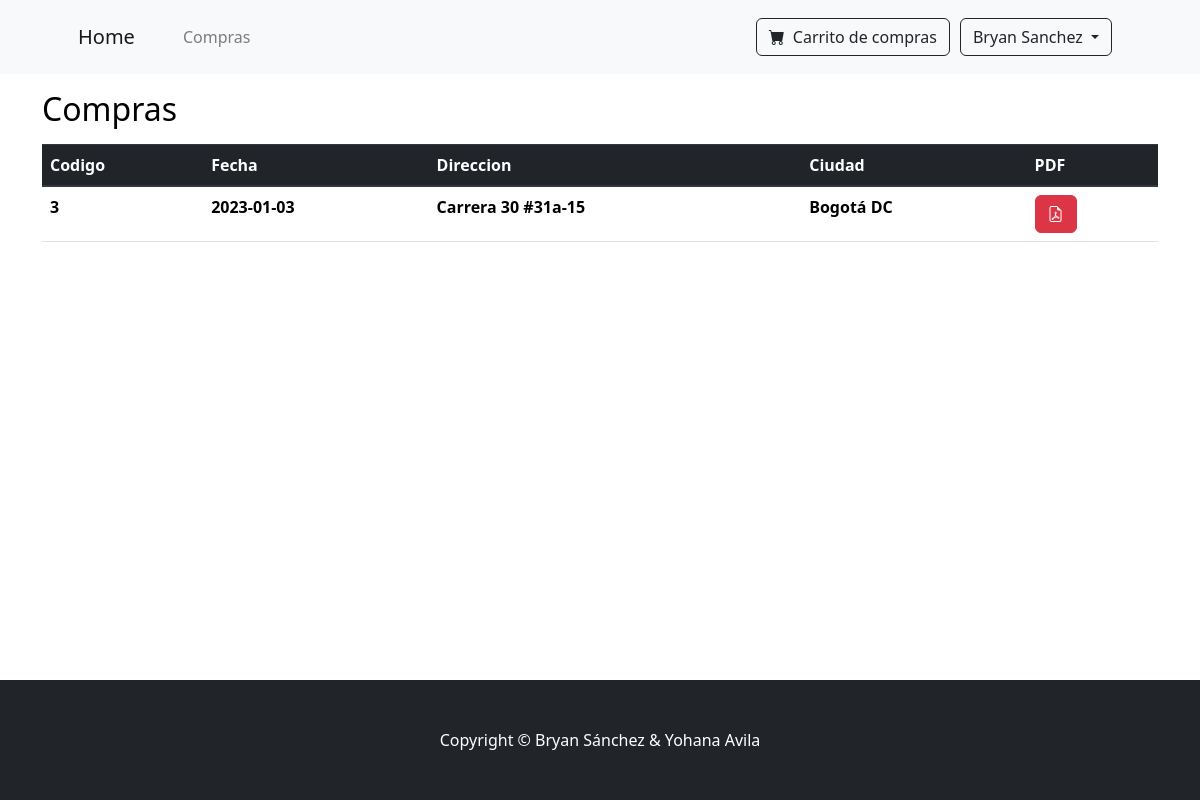
Page /Clientes/compras.php (signed in) on the committed database.
### tables this page shows
CREATE TABLE IF NOT EXISTS `cliente` (
  `id_cliente` int(11) NOT NULL,
  `nombre` varchar(50) DEFAULT NULL,
  `correo` varchar(50) DEFAULT NULL,
  `clave` text DEFAULT NULL,
  `telefono` bigint(20) DEFAULT NULL,
  PRIMARY KEY (`id_cliente`)
);

CREATE TABLE IF NOT EXISTS `compra` (
  `cod_compra` int(11) NOT NULL AUTO_INCREMENT,
  `fecha` date DEFAULT NULL,
  `direccion` varchar(80) DEFAULT NULL,
  `ciudad` varchar(50) DEFAULT NULL,
  `num_tarjeta` bigint(20) DEFAULT NULL,
  `id_cliente` int(11) NOT NULL,
  `id_admin` int(11) NOT NULL,
  PRIMARY KEY (`cod_compra`),
  KEY `id_cliente` (`id_cliente`),
  KEY `id_admin` (`id_admin`)
);

### Clientes/consultar_SQL.php (called while the page is built, shortened)
<?php
function consultar_Compras($id_cliente){
    include_once('../conexion.php');
    $link=conectar();
    $sql="select cod_compra, fecha, direccion, ciudad, num_tarjeta from
    compra where id_cliente='$id_cliente'";
    $res=mysqli_query($link,$sql)
    or die("ERROR EN LA CONSULTA $sql".mysqli_error($link));
    return $res;
}
?>

### Clientes/compras.php (the view, shortened to what this page needs)
<!DOCTYPE html>
<head>
        <link rel="stylesheet" href="../sw/dist/sweetalert2.min.css">
        <link rel="stylesheet" href="https://cdn.jsdelivr.net/npm/bootstrap@4.0.0/dist/css/bootstrap.min.css">
        <link href="https://cdn.jsdelivr.net/npm/bootstrap-icons@1.10.5/font/bootstrap-icons.css" rel="stylesheet" >
        <link href="../css/bootstrap.css" rel="stylesheet" />
    </head>
    <body>
        <nav class="navbar navbar-expand-lg navbar-light bg-light">
            <div class="container px-4 px-lg-5">
                <a class="navbar-brand" href="../home.php">Home</a>
                <div class="collapse navbar-collapse" id="navbarSupportedContent">
                    <ul class="navbar-nav me-auto mb-2 mb-lg-0 ms-lg-4">
                        <?php
                            function sesion(){
                                $ses=$_SESSION['usuario'];
                                return $ses;
                            }
                            function valid_admin(){
                                $sess=sesion();
                                include_once('../conexion.php');
                                return mysqli_query(conectar(), "select id_admin from administrador where id_admin='$sess'");
                            }
                            function valid_client(){
                                $sess=sesion();
                                include_once('../conexion.php');
                                return mysqli_query(conectar(), "select id_cliente from cliente where id_cliente='$sess'");
                            }
                            function conex(){
                                include_once('../conexion.php');
                                $link =conectar();
                                return $link;
                            }
                            $admin =valid_admin();
                            $client = valid_client();
                            if($sess=mysqli_fetch_array($admin)){
                                echo '<li class="nav-item"><a class="nav-link" href="./compras.php">Compras</a></li>';
                                echo '<li class="nav-item"><a class="nav-link" href="./productos.php">Productos</a></li>';
                                echo '<li class="nav-item"><a class="nav-link" href="./clientes.php">Clientes</a></li>';
                                echo '<li class="nav-item"><a class="nav-link" href="./administradores.php">Administradores</a></li>';
                                $sess=sesion();
                                $nombre = mysqli_query(conex(), "select nombre from administrador where id_admin='$sess'")->fetch_row();
                                $correo = mysqli_query(conex(), "select correo from administrador where id_admin='$sess'")->fetch_row();
                                echo "
                                </ul>
                                    <form class='d-flex'>
                                        <div class='btn-group'>
                                            <button type='button' class='btn btn-outline-dark dropdown-toggle' data-toggle='dropdown' aria-haspopup='true' aria-expanded='false'>
                                                $nombre[0]
                                            </button>
                                            <div class='dropdown-menu dropdown-menu-right'>
                                                <button class='dropdown-item' type='button'> $nombre[0] </button>
                                                <button class='dropdown-item' type='button'> $correo[0] </button>
                                                <div class='dropdown-divider'></div>
                                                <a href='../index.php' style='text-decoration:none;'>
                                                    <button class='dropdown-item' type='button'>Salir</button>
                                                </a>
                                            </div>
                                        </div>
                                    </form>
                                <ul class='dropdown-menu text-center'>
                                ";
                            }else if($sess=mysqli_fetch_array($client)){
                                $sess=sesion();
                                echo '<li class="nav-item"><a class="nav-link" href="../Clientes/compras.php">Compras</a></li>';
                                echo '</ul>
                                    <form class="d-flex">
                                        <a href="../Clientes/carrito.php">
                                        <button class="btn btn-outline-dark" type="button">
                                            <i class="bi-cart-fill me-1"></i>
                                                Carrito de compras
                                        </button>
                                        </a>
                                    </form>
                                <ul class="dropdown-menu text-center">';
                                $nombre = mysqli_query(conex(), "select nombre from cliente where id_cliente='$sess'")->fetch_row();
                                $correo = mysqli_query(conex(), "select correo from cliente where id_cliente='$sess'")->fetch_row();
                                echo "
                                </ul>
                                    <form class='d-flex' style='margin: 10px;'>
                                        <div class='btn-group'>
                                            <button type='button' class='btn btn-outline-dark dropdown-toggle' data-toggle='dropdown' aria-haspopup='true' aria-expanded='false'>
                                                $nombre[0]
                                            </button>
                                            <div class='dropdown-menu dropdown-menu-right'>
                                                <button class='dropdown-item' type='button'> $nombre[0] </button>
                                                <button class='dropdown-item' type='button'> $correo[0] </button>
                                                <a style='text-decoration: none;' href='./modificar_cuenta.php?id_cliente=".$sess."'><button class='dropdown-item' type='button'>Editar Cuenta</button></a>
                                                <div class='dropdown-divider'></div>
                                                <a href='../index.php' style='text-decoration:none;'>
                                                    <button class='dropdown-item' type='button'>Salir</button>
                                                </a>
                                            </div>
                                        </div>
                                    </form>
                                <ul class='dropdown-menu text-center'>
                                ";
                            }
                        ?>
                    </ul>
                </div>
            </div>
        </nav>
        <div class="container">
            <h2 class="text-black mt-3">Compras</h2>
            <div class="row mt-3">
                <div class="col">
                    <table class="table" style="border-radius: 30px;" >
                        <thead class="thead-dark">
                            <tr>
                                <th>Codigo</th>
                                <th>Fecha</th>
                                <th>Direccion</th>
                                <th>Ciudad</th>
                                <th>PDF</th>
                            </tr>
                        </thead>
                        <tbody>
                        <?php
                            include('./consultar_SQL.php');
                            $id_cliente=$_SESSION['usuario'];
                            $res=consultar_Compras($id_cliente);
                            foreach($res as $row){?>
                            <tr>
                                <th><?php echo $row['cod_compra']?></th>
                                <th><?php echo $row['fecha']?></th>
                                <th><?php echo $row['direccion']?></th>
                                <th><?php echo $row['ciudad']?></th>
                                <th><a class="btn btn-danger" href="./PDF.php?cod_compra=<?php echo $row['cod_compra']?>"><i class="bi bi-file-earmark-pdf"></i></a></th>
                            </tr>
                        </tbody>
                        <?php }?>
                    </table>
                </div>
            </div>
        </div>
        <footer class="py-5 bg-dark" style="position: fixed;bottom: 0; width: 100%; ">
            <div class="container"><p class="m-0 text-center text-white">Copyright &copy; Bryan Sánchez & Yohana Avila</p></div>
        </footer>
    </body>
</html>

### rows in the picture
cliente: nombre "Bryan Sanchez"
compra: cod_compra "3", fecha "2023-01-03", direccion "Carrera 30 #31a-15", ciudad "Bogotá DC"
